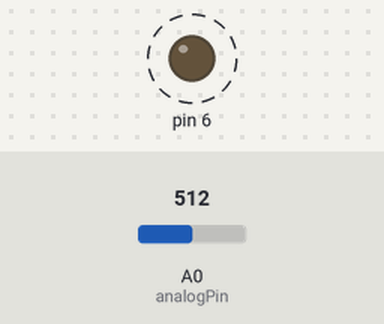
A sketch run on a simulated Arduino Uno, built with avr-gcc and run on an emulated ATmega328P. Parts: output pins drawn as LEDs (lit = HIGH). Dashed ring = blinking. The test bench sets the inputs (shaded band); at power-on: A0 (analogPin) = 512. What the sketch prints to the serial monitor is not drawn.

Above: at 0.1 s.
Timing chart, 0 to 3.0 s (numbered marks = the images above):
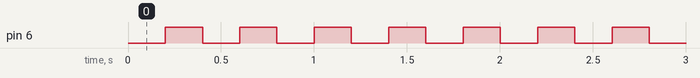

The sketch:

plantRobot.ino
```cpp
int analogPin = A0;

int maxVal = 653;
int minVal = 340;
int val = 0;
int percent = 0;

void setup() {
  Serial.begin(9600);
  pinMode(6,OUTPUT);
}

void loop() {
  digitalWrite(6,LOW);
  delay(200);
  val = analogRead(analogPin);
  percent = map(val,maxVal,minVal,0,100);
  if(percent > 100) {
    Serial.println("100%");
  }
  else if(percent < 0) {
    Serial.print("0%");
  }
  else {
    Serial.print(percent);
    Serial.println("%");
  }
  digitalWrite(6,HIGH);
  delay(200);
}
```

Measured:
- by itself, pin 6: alternates HIGH for 0.20 s and LOW for 0.20 s
